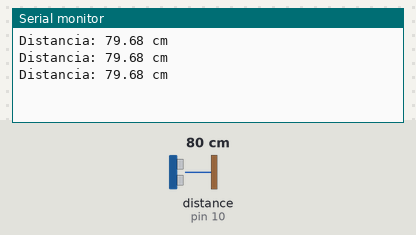
Recording of a sketch running on a simulated Arduino Uno, built with avr-gcc and run on an emulated ATmega328P. Shown: the last lines printed to the serial monitor. Wiring (inferred from the names in the program): ultrasonic range finder: trigger pin 9; echo pin 10. Inputs (shaded band) come from the test bench; at power-on: distance to the obstacle (sensor on pin 10) 80 cm. The echo pulse lasts 58.3 µs per cm.

Above: at 1.3 s.
1.4 s: distance to the obstacle (sensor on pin 10) set to 2 cm
At 1.9 s:
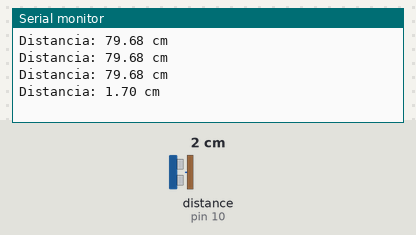
2.9 s: distance to the obstacle (sensor on pin 10) set to 4 cm
At 3.4 s:
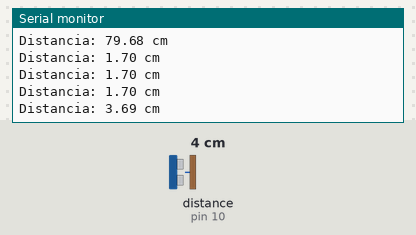
Timing chart, 0 to 5.9 s (numbered marks = the images above; inputs shaded):
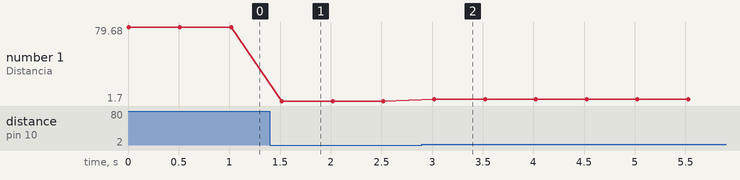

The sketch:

teste_ultrassonico.ino
```cpp
const int PINO_TRIG = 9;
const int PINO_ECHO = 10;

long duracao;
float distancia;
float medirDistancia() {
  digitalWrite(PINO_TRIG, LOW);
  delayMicroseconds(2);
  digitalWrite(PINO_TRIG, HIGH);
  delayMicroseconds(10);
  digitalWrite(PINO_TRIG, LOW);
  duracao = pulseIn(PINO_ECHO, HIGH);
  return duracao * 0.0343 / 2;
}
void mostrarDistancia(float distancia) {
  Serial.print("Distancia: ");
  Serial.print(distancia);
  Serial.println(" cm");
}
void setup() {
  pinMode(PINO_TRIG, OUTPUT);
  pinMode(PINO_ECHO, INPUT);
  Serial.begin(9600);
}
void loop() {
  distancia = medirDistancia();
  mostrarDistancia(distancia);
  delay(500);
}
```

Measured:
- after the input at 1.4 s, the serial monitor: prints a new line after 0.12 s (image 1)
- after the input at 2.9 s, the serial monitor: prints a new line after 0.12 s (image 2)
- plotted number 1: 79.68 → 1.7 after the input at 1.4 s, 1.7 → 3.69 after the input at 2.9 s
